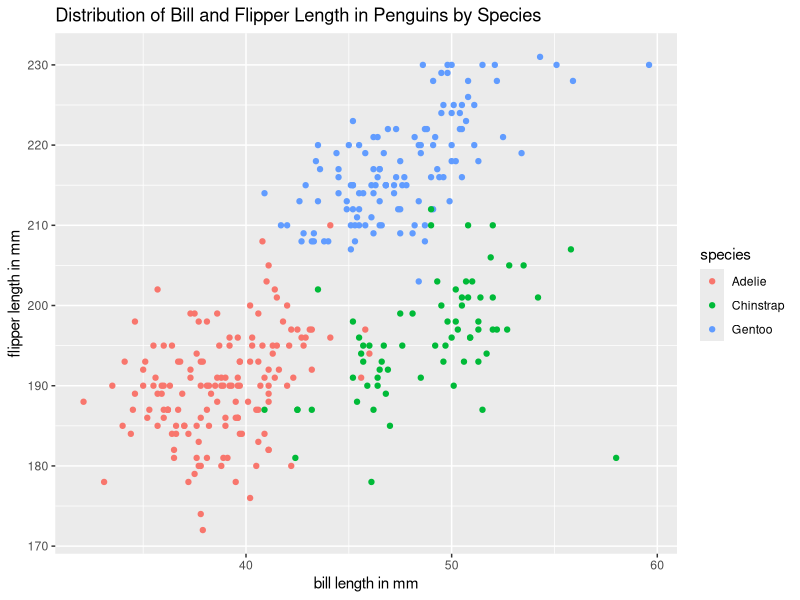
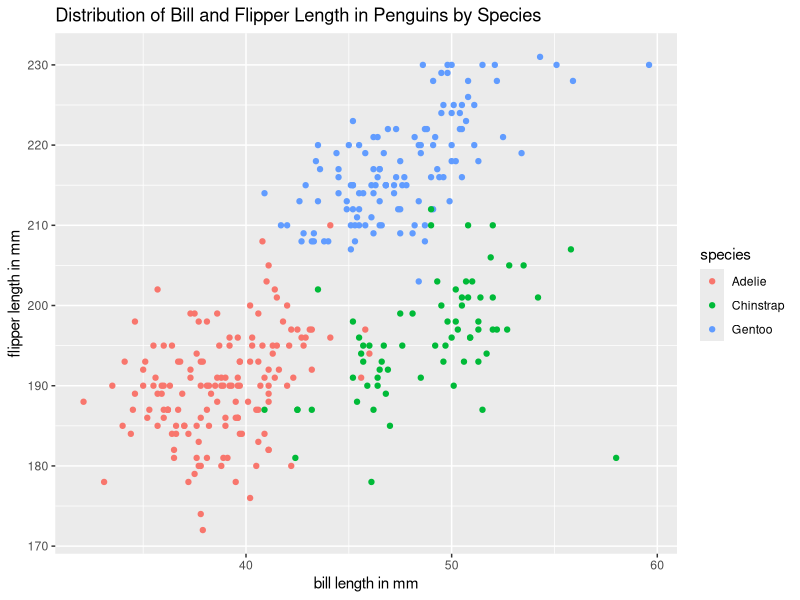

These figures' R source, in order:
## ---- chunk 1
knitr::opts_chunk$set(echo = TRUE)
library(tidyverse)
library(palmerpenguins)
## ---- chunk 2
data("penguins", package = "palmerpenguins") 
## ---- chunk 3
#variables included in this dataset
names(penguins)

#statistical summary
skimr::skim(penguins)

#number of rows
nrow(penguins)

#number of columns
ncol(penguins)
## ---- chunk 4
#plot flipper length (y) vs bill length (x) and color with species
plot_penguins = 
  tibble(penguins,
    x = bill_length_mm,
    y = flipper_length_mm
  )

ggplot(plot_penguins, aes(x = x, y = y, color=species)) + geom_point() + xlab("bill length in mm") + ylab("flipper length in mm") + ggtitle("Distribution of Bill and Flipper Length in Penguins by Species")

#Export scatterplot to project directory using ggsave
ggsave("firt_scatterplot.pdf")
